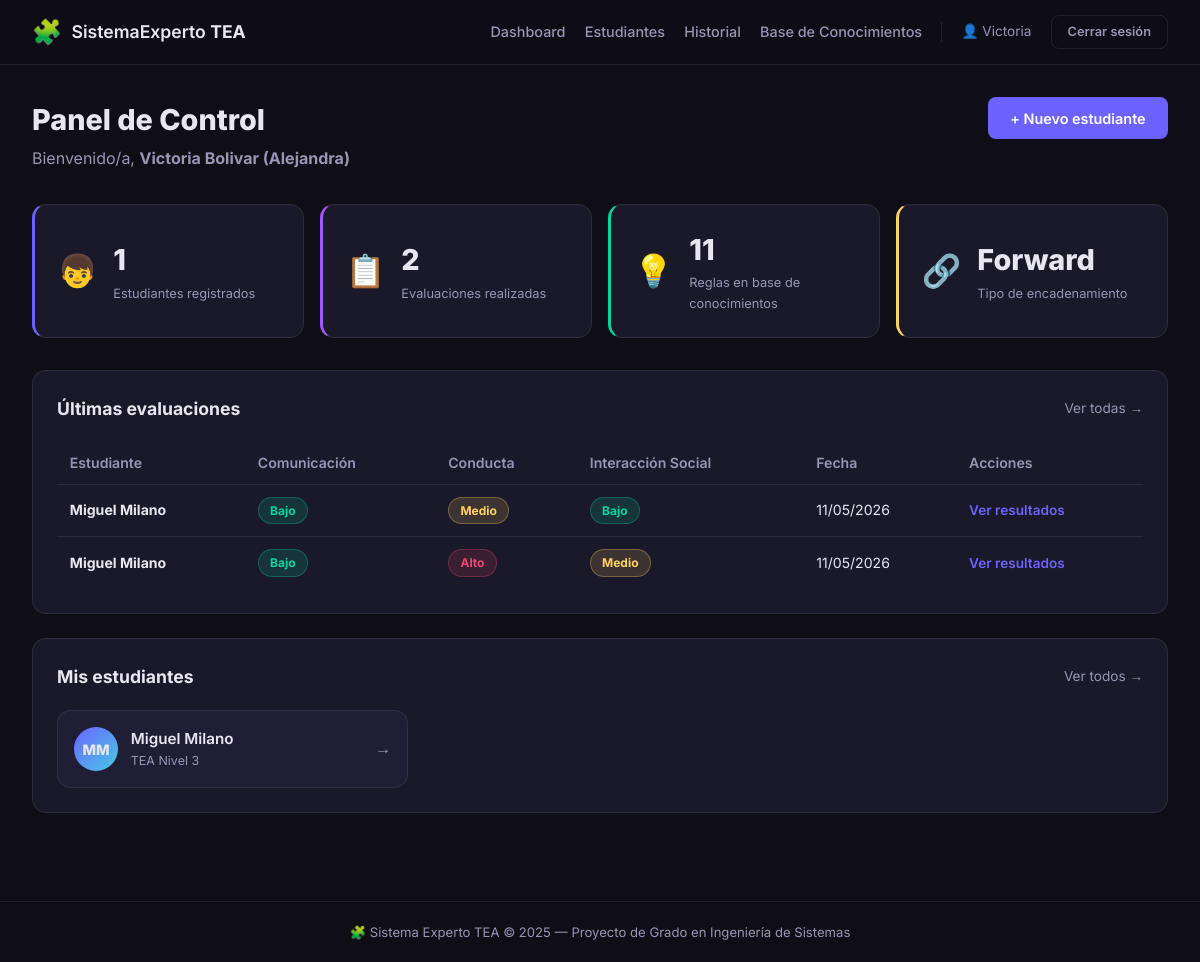
The app's page /dashboard/ (signed in) with its own data.
### experto/models.py (models this page shows, shortened)
class Instructor(models.Model):
    usuario = models.OneToOneField(
        User,
        on_delete=models.CASCADE,
        related_name='instructor',
        verbose_name='Usuario del sistema',
    )
    telefono = models.CharField(max_length=20, blank=True, verbose_name='Teléfono')
    especialidad = models.CharField(max_length=100, blank=True, verbose_name='Especialidad')
    fecha_registro = models.DateTimeField(auto_now_add=True, verbose_name='Fecha de registro')
    class Meta:
        verbose_name = 'Instructor'
        verbose_name_plural = 'Instructores'
    def __str__(self):
        return f'{self.usuario.get_full_name()} ({self.usuario.username})'

class Evaluacion(models.Model):
    estudiante = models.ForeignKey(
        Estudiante,
        on_delete=models.CASCADE,
        related_name='evaluaciones',
        verbose_name='Estudiante evaluado',
    )
    instructor = models.ForeignKey(
        Instructor,
        on_delete=models.CASCADE,
        related_name='evaluaciones_realizadas',
        verbose_name='Instructor que evalúa',
    )
    dificultad_comunicacion = models.CharField(
        max_length=10,
        choices=NIVEL_CHOICES,
        verbose_name='Dificultad de comunicación',
    )
    usa_lenguaje_verbal = models.BooleanField(
        default=True,
        verbose_name='¿Usa lenguaje verbal?',
    )
    conductas_repetitivas = models.CharField(
        max_length=10,
        choices=NIVEL_CHOICES,
        verbose_name='Conductas repetitivas',
    )
    reacciones_sensoriales = models.CharField(
        max_length=10,
        choices=NIVEL_CHOICES,
        verbose_name='Reacciones sensoriales intensas',
    )
    crisis_frecuentes = models.BooleanField(
        default=False,
        verbose_name='¿Presenta crisis frecuentes?',
    )
    interaccion_social = models.CharField(
        max_length=10,
        choices=NIVEL_CHOICES,
        verbose_name='Nivel de interacción social',
    )
    interes_pares = models.BooleanField(
        default=False,
        verbose_name='¿Muestra interés por sus pares?',
    )
    fecha_evaluacion = models.DateTimeField(auto_now_add=True, verbose_name='Fecha de evaluación')
    notas_adicionales = models.TextField(blank=True, verbose_name='Notas adicionales')
    class Meta:
        verbose_name = 'Evaluación'
        verbose_name_plural = 'Evaluaciones'
        ordering = ['-fecha_evaluacion']

class Estudiante(models.Model):
    instructor = models.ForeignKey(
        Instructor,
        on_delete=models.CASCADE,
        related_name='estudiantes',
        verbose_name='Instructor responsable',
    )
    nombre = models.CharField(max_length=100, verbose_name='Nombre')
    apellido = models.CharField(max_length=100, verbose_name='Apellido')
    fecha_nacimiento = models.DateField(verbose_name='Fecha de nacimiento')
    nivel_tea = models.CharField(
        max_length=20,
        choices=[('1', 'Nivel 1 - Necesita apoyo'), ('2', 'Nivel 2 - Necesita apoyo sustancial'), ('3', 'Nivel 3 - Necesita apoyo muy sustancial')],
        verbose_name='Nivel TEA',
    )
    observaciones = models.TextField(blank=True, verbose_name='Observaciones generales')
    fecha_registro = models.DateTimeField(auto_now_add=True, verbose_name='Fecha de registro')
    class Meta:
        verbose_name = 'Estudiante'
        verbose_name_plural = 'Estudiantes'
        ordering = ['apellido', 'nombre']
    @property
    def nombre_completo(self):
        return f'{self.nombre} {self.apellido}'

### experto/views.py (the view)
# urls.py: path('dashboard/', views.dashboard, name='dashboard'),
@login_required(login_url='login')
def dashboard(request):
    instructor = get_instructor(request)
    estudiantes = Estudiante.objects.filter(instructor=instructor)
    evaluaciones = Evaluacion.objects.filter(instructor=instructor).order_by('-fecha_evaluacion')[:5]
    total_evaluaciones = Evaluacion.objects.filter(instructor=instructor).count()
    context = {
        'instructor':        instructor,
        'estudiantes':       estudiantes,
        'total_estudiantes': estudiantes.count(),
        'evaluaciones':      evaluaciones,
        'total_evaluaciones': total_evaluaciones,
    }
    return render(request, 'experto/dashboard.html', context)

### experto/views.py (called while the page is built)
def get_instructor(request):
    return get_object_or_404(Instructor, usuario=request.user)

### experto/templates/experto/dashboard.html (shortened to what this page needs)
{% extends 'experto/base.html' %}
{% block content %}
<div class="page-header">
  <div>
    <h1 class="page-title">Panel de Control</h1>
    <p class="page-subtitle">Bienvenido/a, <strong>{{ instructor }}</strong></p>
  </div>
  <a href="{% url 'registro_estudiante' %}" class="btn btn-primary">+ Nuevo estudiante</a>
</div>
<div class="stats-grid">
  <div class="stat-card stat-blue">
    <div class="stat-icon">👦</div>
    <div class="stat-info">
      <div class="stat-number">{{ total_estudiantes }}</div>
      <div class="stat-label">Estudiantes registrados</div>
    </div>
  </div>
  <div class="stat-card stat-purple">
    <div class="stat-icon">📋</div>
    <div class="stat-info">
      <div class="stat-number">{{ total_evaluaciones }}</div>
      <div class="stat-label">Evaluaciones realizadas</div>
    </div>
  </div>
  <div class="stat-card stat-green">
    <div class="stat-icon">💡</div>
    <div class="stat-info">
      <div class="stat-number">11</div>
      <div class="stat-label">Reglas en base de conocimientos</div>
    </div>
  </div>
  <div class="stat-card stat-orange">
    <div class="stat-icon">🔗</div>
    <div class="stat-info">
      <div class="stat-number">Forward</div>
      <div class="stat-label">Tipo de encadenamiento</div>
    </div>
  </div>
</div>
<div class="section-card">
  <div class="section-card-header">
    <h2>Últimas evaluaciones</h2>
    <a href="{% url 'historial_evaluaciones' %}" class="link-muted">Ver todas →</a>
  </div>
  {% if evaluaciones %}
    <table class="data-table">
      <thead>
        <tr>
          <th>Estudiante</th>
          <th>Comunicación</th>
          <th>Conducta</th>
          <th>Interacción Social</th>
          <th>Fecha</th>
          <th>Acciones</th>
        </tr>
      </thead>
      <tbody>
        {% for ev in evaluaciones %}
        <tr>
          <td><strong>{{ ev.estudiante.nombre_completo }}</strong></td>
          <td><span class="badge badge-{{ ev.dificultad_comunicacion }}">{{ ev.get_dificultad_comunicacion_display }}</span></td>
          <td><span class="badge badge-{{ ev.conductas_repetitivas }}">{{ ev.get_conductas_repetitivas_display }}</span></td>
          <td><span class="badge badge-{{ ev.interaccion_social }}">{{ ev.get_interaccion_social_display }}</span></td>
          <td>{{ ev.fecha_evaluacion|date:"d/m/Y" }}</td>
          <td><a href="{% url 'resultados' ev.pk %}" class="btn-table">Ver resultados</a></td>
        </tr>
        {% endfor %}
      </tbody>
    </table>
  {% else %}
    <div class="empty-state">
      <div class="empty-icon">📋</div>
      <p>No hay evaluaciones aún. <a href="{% url 'lista_estudiantes' %}">Evalúa a un estudiante</a>.</p>
    </div>
  {% endif %}
</div>
<div class="section-card">
  <div class="section-card-header">
    <h2>Mis estudiantes</h2>
    <a href="{% url 'lista_estudiantes' %}" class="link-muted">Ver todos →</a>
  </div>
  {% if estudiantes %}
    <div class="student-grid">
      {% for est in estudiantes %}
      <a href="{% url 'detalle_estudiante' est.pk %}" class="student-card">
        <div class="student-avatar">{{ est.nombre|first }}{{ est.apellido|first }}</div>
        <div class="student-info">
          <div class="student-name">{{ est.nombre_completo }}</div>
          <div class="student-meta">TEA Nivel {{ est.nivel_tea }}</div>
        </div>
        <div class="student-action">→</div>
      </a>
      {% endfor %}
    </div>
  {% else %}
    <div class="empty-state">
      <div class="empty-icon">👦</div>
      <p>No hay estudiantes registrados. <a href="{% url 'registro_estudiante' %}">Registra el primero</a>.</p>
    </div>
  {% endif %}
</div>
{% endblock %}

### experto/templates/experto/base.html (shortened to what this page needs)
<!DOCTYPE html>
<html lang="es">
<head>
  {% load static %}
  <link rel="stylesheet" href="{% static 'experto/css/styles.css' %}" />
</head>
<body>
<nav class="navbar">
  <div class="navbar-inner">
    <a href="{% url 'inicio' %}" class="navbar-brand">
      <span class="brand-icon">🧩</span>
      <span>SistemaExperto <strong>TEA</strong></span>
    </a>
    <div class="navbar-links">
      {% if user.is_authenticated %}
        <a href="{% url 'dashboard' %}" class="nav-link">Dashboard</a>
        <a href="{% url 'lista_estudiantes' %}" class="nav-link">Estudiantes</a>
        <a href="{% url 'historial_evaluaciones' %}" class="nav-link">Historial</a>
        <a href="{% url 'base_conocimientos' %}" class="nav-link">Base de Conocimientos</a>
        <span class="nav-user">👤 {{ user.first_name }}</span>
        <a href="{% url 'logout' %}" class="btn btn-outline-sm">Cerrar sesión</a>
      {% else %}
        <a href="{% url 'login' %}" class="nav-link">Iniciar sesión</a>
        <a href="{% url 'registro_instructor' %}" class="btn btn-primary-sm">Registrarse</a>
      {% endif %}
    </div>
  </div>
</nav>
<main class="main-content">
  {% block content %}{% endblock %}
</main>
<footer class="footer">
  <div class="footer-inner">
    <span>🧩 Sistema Experto TEA &copy; 2025 — Proyecto de Grado en Ingeniería de Sistemas</span>
  </div>
</footer>
</body>
</html>

### records on screen
Instructor: usuario.username "Victoria Bolivar (Alejandra)"
Evaluacion: estudiante.nombre_completo "Miguel Milano", dificultad_comunicacion "Bajo", conductas_repetitivas "Medio", interaccion_social "Bajo", fecha_evaluacion "11/05/2026"
Evaluacion: estudiante.nombre_completo "Miguel Milano", dificultad_comunicacion "Bajo", conductas_repetitivas "Alto", interaccion_social "Medio", fecha_evaluacion "11/05/2026"
Estudiante: nombre|first "M", apellido|first "M", nombre_completo "Miguel Milano", nivel_tea "3"

### other values on screen
{{ user.first_name }} "Victoria"
{{ total_estudiantes }} "1"
{{ total_evaluaciones }} "2"
